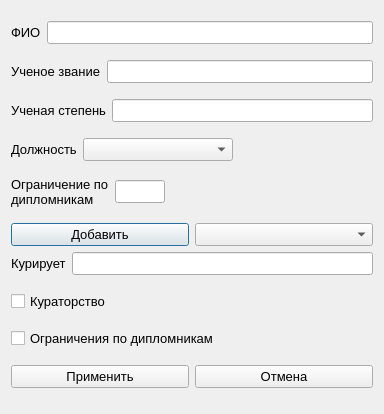
<?xml version="1.0" encoding="UTF-8"?>
<ui version="4.0">
 <class>Dialog</class>
 <widget class="QDialog" name="Dialog">
  <property name="geometry">
   <rect>
    <x>0</x>
    <y>0</y>
    <width>384</width>
    <height>414</height>
   </rect>
  </property>
  <property name="font">
   <font>
    <pointsize>10</pointsize>
   </font>
  </property>
  <property name="windowTitle">
   <string>Добавить преподавателя</string>
  </property>
  <layout class="QVBoxLayout" name="verticalLayout_2">
   <item>
    <layout class="QHBoxLayout" name="horizontalLayout">
     <item>
      <widget class="QLabel" name="label">
       <property name="text">
        <string>ФИО</string>
       </property>
      </widget>
     </item>
     <item>
      <widget class="QLineEdit" name="fioLineEdit">
       <property name="inputMask">
        <string/>
       </property>
       <property name="placeholderText">
        <string/>
       </property>
      </widget>
     </item>
    </layout>
   </item>
   <item>
    <layout class="QHBoxLayout" name="horizontalLayout_2">
     <item>
      <widget class="QLabel" name="zvanieLabel">
       <property name="text">
        <string>Ученое звание</string>
       </property>
       <property name="wordWrap">
        <bool>true</bool>
       </property>
      </widget>
     </item>
     <item>
      <widget class="QLineEdit" name="zvanieLineEdit"/>
     </item>
    </layout>
   </item>
   <item>
    <layout class="QHBoxLayout" name="horizontalLayout_4">
     <item>
      <widget class="QLabel" name="stepenLabel">
       <property name="text">
        <string>Ученая степень</string>
       </property>
       <property name="wordWrap">
        <bool>true</bool>
       </property>
      </widget>
     </item>
     <item>
      <widget class="QLineEdit" name="stepenLineEdit"/>
     </item>
    </layout>
   </item>
   <item>
    <layout class="QHBoxLayout" name="horizontalLayout_3">
     <item>
      <widget class="QLabel" name="doljnostLabel">
       <property name="text">
        <string>Должность</string>
       </property>
      </widget>
     </item>
     <item>
      <widget class="QComboBox" name="doljnostComboBox">
       <property name="minimumSize">
        <size>
         <width>150</width>
         <height>0</height>
        </size>
       </property>
      </widget>
     </item>
     <item>
      <spacer name="horizontalSpacer">
       <property name="orientation">
        <enum>Qt::Horizontal</enum>
       </property>
       <property name="sizeType">
        <enum>QSizePolicy::Expanding</enum>
       </property>
       <property name="sizeHint" stdset="0">
        <size>
         <width>150</width>
         <height>20</height>
        </size>
       </property>
      </spacer>
     </item>
    </layout>
   </item>
   <item>
    <layout class="QHBoxLayout" name="horizontalLayout_5">
     <item>
      <widget class="QLabel" name="dipLimitLabel">
       <property name="text">
        <string>Ограничение по дипломникам</string>
       </property>
       <property name="wordWrap">
        <bool>true</bool>
       </property>
      </widget>
     </item>
     <item>
      <widget class="QLineEdit" name="dipLimLineEdit">
       <property name="maximumSize">
        <size>
         <width>50</width>
         <height>16777215</height>
        </size>
       </property>
       <property name="readOnly">
        <bool>true</bool>
       </property>
      </widget>
     </item>
     <item>
      <spacer name="horizontalSpacer_2">
       <property name="orientation">
        <enum>Qt::Horizontal</enum>
       </property>
       <property name="sizeHint" stdset="0">
        <size>
         <width>40</width>
         <height>20</height>
        </size>
       </property>
      </spacer>
     </item>
    </layout>
   </item>
   <item>
    <layout class="QVBoxLayout" name="verticalLayout">
     <item>
      <layout class="QHBoxLayout" name="horizontalLayout_7">
       <item>
        <widget class="QPushButton" name="addGroupButton">
         <property name="text">
          <string>Добавить</string>
         </property>
        </widget>
       </item>
       <item>
        <widget class="QComboBox" name="groupsComboBox"/>
       </item>
      </layout>
     </item>
     <item>
      <layout class="QHBoxLayout" name="horizontalLayout_6">
       <item>
        <widget class="QLabel" name="curatorLabel">
         <property name="text">
          <string>Курирует</string>
         </property>
         <property name="wordWrap">
          <bool>true</bool>
         </property>
        </widget>
       </item>
       <item>
        <widget class="QLineEdit" name="curatorLineEdit">
         <property name="readOnly">
          <bool>true</bool>
         </property>
        </widget>
       </item>
      </layout>
     </item>
    </layout>
   </item>
   <item>
    <widget class="QCheckBox" name="curatorCheckBox">
     <property name="text">
      <string>Кураторство</string>
     </property>
    </widget>
   </item>
   <item>
    <widget class="QCheckBox" name="dipLimCheckBox">
     <property name="text">
      <string>Ограничения по дипломникам</string>
     </property>
    </widget>
   </item>
   <item>
    <layout class="QHBoxLayout" name="horizontalLayout_8">
     <item>
      <widget class="QPushButton" name="confirmButton">
       <property name="text">
        <string>Применить</string>
       </property>
      </widget>
     </item>
     <item>
      <widget class="QPushButton" name="cancelButton">
       <property name="text">
        <string>Отмена</string>
       </property>
      </widget>
     </item>
    </layout>
   </item>
  </layout>
 </widget>
 <resources/>
 <connections/>
</ui>
